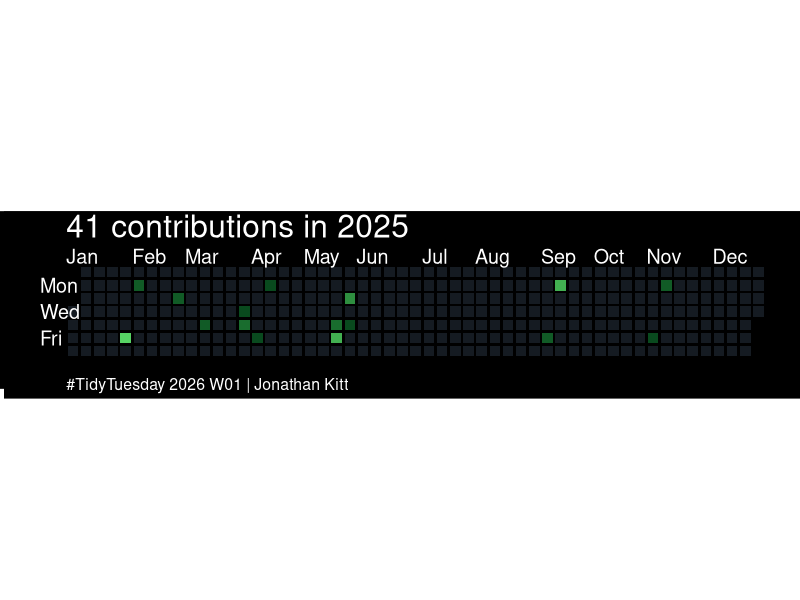
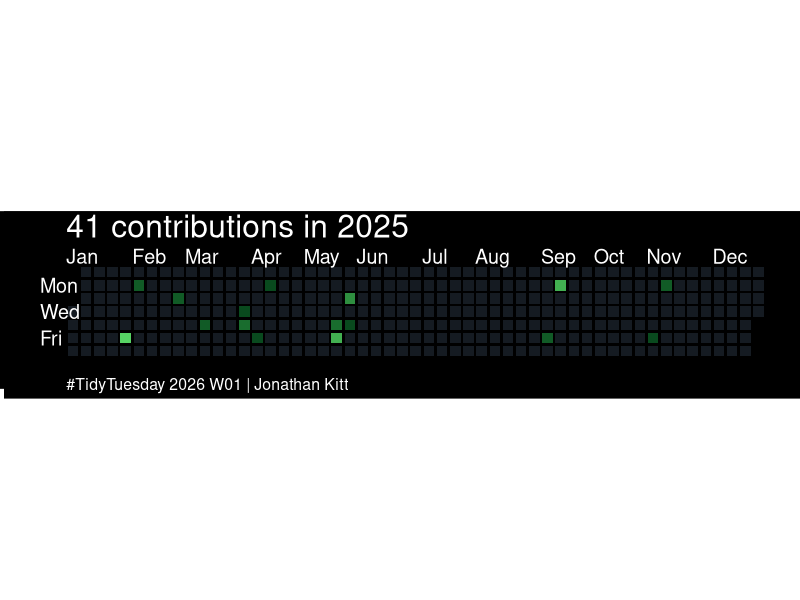

Source code (R) for these figures, in order:
# TidyTuesday challenge
# https://github.com/rfordatascience/tidytuesday
# 2026 Week 1
# 2026-01-06
# Bring you own data from 2025!

# Load packages ----

library(tidyverse)

# Data ----

# Github contributions in 2025

git_2025 <- tibble(
  date = seq(from = ymd("2025-01-01"), 
             to = ymd("2025-12-31"), by = "day")
  ) |> 
  mutate(
    contrib = case_when(date %in% c("2025-04-02", "2025-04-11", "2025-04-14", "2025-05-29", "2025-11-07") ~ 1,
                        date %in% c("2025-02-03", "2025-02-25", "2025-03-13", "2025-09-12", "2025-11-10") ~ 2,
                        date %in% c("2025-04-03", "2025-05-22") ~ 3,
                        date == "2025-05-27" ~ 4,
                        date %in% c("2025-05-23", "2025-09-15") ~ 5,
                        date == "2025-01-31" ~ 6,
                        .default = NA),
    weekday = wday(date, label = TRUE, abbr = FALSE, locale = "en"),
    weekday = fct_rev(weekday),
    week = case_when(
      row_number() <= 4 ~ 1,
      .default = (row_number() - 5) %/% 7 + 2)
    )
    # week = week(date),
    # week = case_when(date < "2025-01-01" ~ 0,
    #                  .default = week(date))

git_2025

# Plot ----

p <- git_2025 |> 
  ggplot(aes(x = week, y = weekday)) +
  geom_tile(aes(fill = contrib), width = 0.8, height = 0.8) +
  scale_fill_gradient2(low = "#033a16", mid = "#196d2e", high = "#57d364", midpoint = 3, na.value = "#151b22") +
  annotate(geom = "text", x = -1.5, y = 6, label = "Mon", colour = "white", hjust = 0, size = 5) +
  annotate(geom = "text", x = -1.5, y = 4, label = "Wed", colour = "white", hjust = 0, size = 5) +
  annotate(geom = "text", x = -1.5, y = 2, label = "Fri", colour = "white", hjust = 0, size = 5) +
  annotate(geom = "text", x = 0.5, y = 8.2, label = "Jan", colour = "white", hjust = 0, size = 5) +
  annotate(geom = "text", x = 5.5, y = 8.2, label = "Feb", colour = "white", hjust = 0, size = 5) +
  annotate(geom = "text", x = 9.5, y = 8.2, label = "Mar", colour = "white", hjust = 0, size = 5) +
  annotate(geom = "text", x = 14.5, y = 8.2, label = "Apr", colour = "white", hjust = 0, size = 5) +
  annotate(geom = "text", x = 18.5, y = 8.2, label = "May", colour = "white", hjust = 0, size = 5) +
  annotate(geom = "text", x = 22.5, y = 8.2, label = "Jun", colour = "white", hjust = 0, size = 5) +
  annotate(geom = "text", x = 27.5, y = 8.2, label = "Jul", colour = "white", hjust = 0, size = 5) +
  annotate(geom = "text", x = 31.5, y = 8.2, label = "Aug", colour = "white", hjust = 0, size = 5) +
  annotate(geom = "text", x = 36.5, y = 8.2, label = "Sep", colour = "white", hjust = 0, size = 5) +
  annotate(geom = "text", x = 40.5, y = 8.2, label = "Oct", colour = "white", hjust = 0, size = 5) +
  annotate(geom = "text", x = 44.5, y = 8.2, label = "Nov", colour = "white", hjust = 0, size = 5) +
  annotate(geom = "text", x = 49.5, y = 8.2, label = "Dec", colour = "white", hjust = 0, size = 5) +
  annotate(geom = "text", x = 0.5, y = 10.5, label = "41 contributions in 2025", 
           colour = "white", hjust = 0, size = 8) +
  annotate(geom = "text", x = 0.5, y = -1.5, label = "#TidyTuesday 2026 W01 | Jonathan Kitt", 
           colour = "white", hjust = 0, size = 4) +
  # labs(caption = "#TidyTuesday 2026 W01 | Jonathan Kitt") +
  coord_fixed(ratio = 1, ylim = c(-2, 11)) +
  theme(panel.background = element_rect(fill = "black"),
        panel.grid = element_blank(),
        panel.border = element_blank(),
        # plot.margin = margin(t = 30, b = 30),
        plot.background = element_rect(fill = "black", colour = "black"),
        axis.title = element_blank(),
        axis.text = element_blank(),
        axis.ticks = element_blank(),
        plot.title = element_text(colour = "white"),
        plot.margin = margin(b = -10),
        legend.position = "none")

p

ggsave("2026/tt_2026_01.png", p, dpi = 320, width = 12, height = 6)
